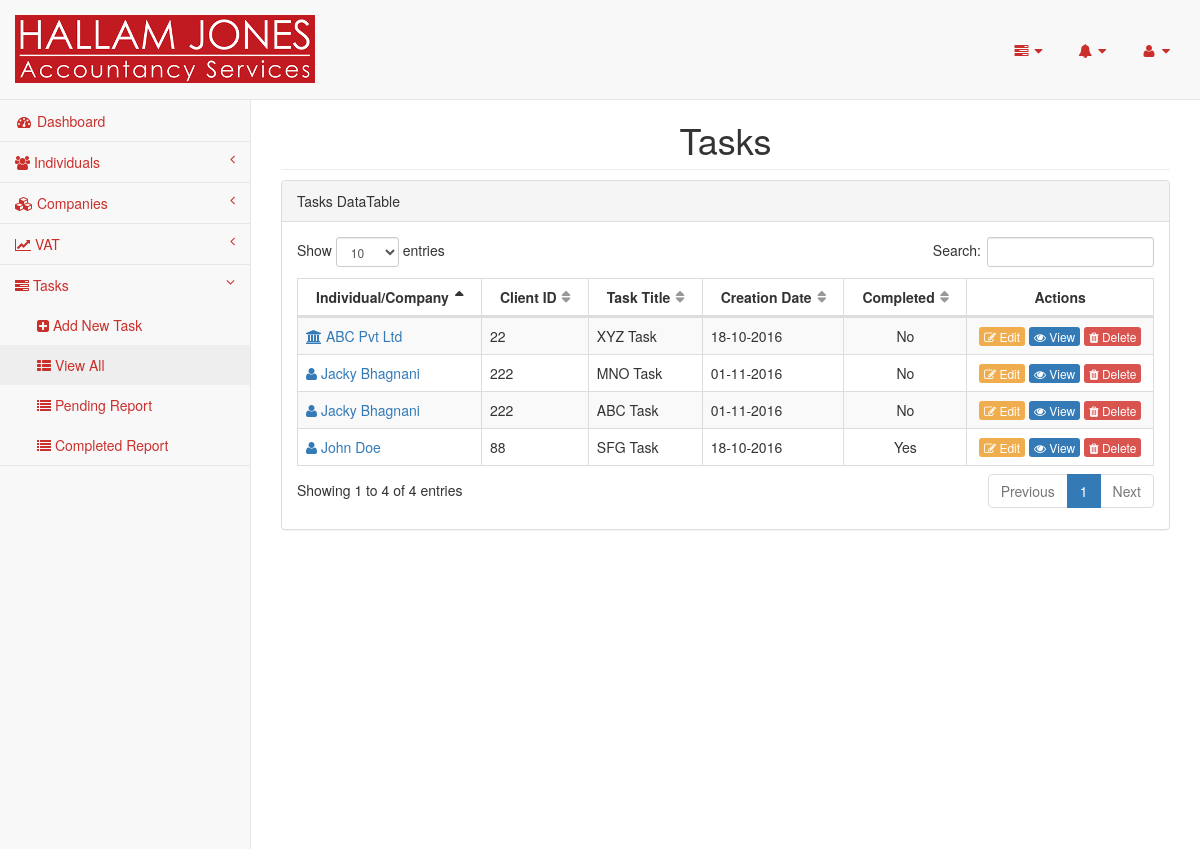
/pages/tasks.php (signed in), run on the app's committed database.
### tables this page shows
CREATE TABLE `individuals` (
  `id` int(11) NOT NULL,
  `client_id` varchar(200) NOT NULL,
  `firstname` varchar(100) NOT NULL,
  `surname` varchar(100) NOT NULL,
  `maiden_name` varchar(100) NOT NULL,
  `address1` text NOT NULL,
  `no_of_address` int(4) NOT NULL,
  `postcode` varchar(100) NOT NULL,
  `country_id` int(11) NOT NULL,
  `uk_address` text NOT NULL,
  `uk_address_description` varchar(200) NOT NULL,
  `telephone` varchar(100) NOT NULL,
  `no_of_telephone` int(4) NOT NULL,
  `email` varchar(100) NOT NULL,
  `no_of_email` int(4) NOT NULL,
  `company_director_of` int(11) DEFAULT NULL,
  `national_insurance` varchar(200) NOT NULL,
  `dob` date DEFAULT NULL,
  `place_of_birth` varchar(100) NOT NULL,
  `date_of_death` date DEFAULT NULL,
  `nationality` varchar(100) NOT NULL,
  `passport_no` varchar(100) NOT NULL,
  `marital_status` enum('Single','Married','Cohabiting','Divorced','Widowed','Separated','Not disclosed') NOT NULL DEFAULT 'Not disclosed',
  `date_of_marriage` date DEFAULT NULL,
  `place_of_marriage` varchar(100) NOT NULL,
  `active` enum('Yes','No') NOT NULL,
  `on_stop` enum('Yes','No') NOT NULL,
  `engagement_start_date` date DEFAULT NULL,
  `engagement_end_date` date DEFAULT NULL,
  `p_firstname` varchar(100) NOT NULL,
  `p_surname` varchar(100) NOT NULL,
  `p_maiden_name` varchar(100) NOT NULL,
  `p_address` text NOT NULL,
  `p_postcode` varchar(100) NOT NULL,
  `p_country_id` int(11) NOT NULL,
  `p_telephone` varchar(100) NOT NULL,
  `p_email` varchar(100) NOT NULL,
  `p_dob` date DEFAULT NULL,
  `p_place_of_birth` varchar(100) NOT NULL,
  `p_date_of_death` date DEFAULT NULL,
  `p_nationality` varchar(100) NOT NULL,
  `p_passport_no` varchar(100) NOT NULL,
  `first_tax_year_due` varchar(10) NOT NULL,
  `requires_tax_return` enum('Yes','No') NOT NULL DEFAULT 'No',
  `utr` bigint(10) DEFAULT NULL,
  `vat_registered` enum('Yes','No') NOT NULL DEFAULT 'No',
  `business_commencement_date` date DEFAULT NULL,
  `other_paid_employment` enum('Yes','No') NOT NULL DEFAULT 'No',
  `first_year_p45_p60` enum('Yes','No') NOT NULL DEFAULT 'Yes',
  `subsequent_years_p45_p60` enum('Yes','No') NOT NULL DEFAULT 'Yes',
  `fee` int(11) NOT NULL,
  `fee_type` enum('Monthly','Annual') NOT NULL,
  `reference` varchar(150) NOT NULL,
  `uk_sixtyfour_eight_to_hmrc` enum('Yes','No') NOT NULL DEFAULT 'No',
  `uk_sixtyfour_eight_to_hmrc_date` date NOT NULL,
  `payroll_required` enum('Yes','No') NOT NULL DEFAULT 'No',
  `paye_office_code` varchar(8) NOT NULL,
  `paye_reference` varchar(100) NOT NULL,
  `social_security_no` varchar(100) NOT NULL,
  `siret_number` varchar(100) NOT NULL,
  `business_regime` varchar(100) NOT NULL,
  `f_business_commencement_date` date DEFAULT NULL,
  `f_business_end_date` date DEFAULT NULL,
  `f_first_tax_year_due` varchar(10) NOT NULL,
  `f_fee` int(11) NOT NULL,
  `f_prvious_address` text NOT NULL,
  `fiscal_no_first` varchar(50) NOT NULL,
  `fiscal_no_second` varchar(50) NOT NULL,
  `fip_no` varchar(50) NOT NULL,
  `fd5` enum('Yes','No') NOT NULL DEFAULT 'No',
  `p85` enum('Yes','No') NOT NULL DEFAULT 'No',
  `nrl1` enum('Yes','No') NOT NULL DEFAULT 'No',
  `s1` enum('Yes','No') NOT NULL DEFAULT 'No',
  `sixtyfour_eight_to_hmrc` enum('Yes','No') NOT NULL DEFAULT 'No',
  `fd5_date` date NOT NULL,
  `p85_date` date NOT NULL,
  `nrl1_date` date NOT NULL,
  `s1_date` date NOT NULL,
  `sixtyfour_eight_to_hmrc_date` date NOT NULL,
  `teledeclarant_number` varchar(250) NOT NULL,
  `service_impots_particulier_password` varchar(250) NOT NULL,
  `cdi_address` text NOT NULL,
  `no_of_note` int(4) NOT NULL
);

CREATE TABLE `tasks` (
  `id` int(11) NOT NULL,
  `individual_id` int(11) DEFAULT NULL,
  `company_id` int(11) DEFAULT NULL,
  `task_title` varchar(250) NOT NULL,
  `task` text NOT NULL,
  `task_action_date` date NOT NULL,
  `allocated_staff` varchar(200) NOT NULL,
  `task_creation_date` date NOT NULL,
  `is_task_completed` enum('Yes','No') NOT NULL DEFAULT 'No'
);

CREATE TABLE `companies` (
  `id` int(11) NOT NULL,
  `client_id` varchar(200) NOT NULL,
  `company_name` varchar(200) NOT NULL,
  `registration_number` bigint(10) NOT NULL,
  `registration_date` date NOT NULL,
  `authentication_code` varchar(8) NOT NULL,
  `trade_description` varchar(250) NOT NULL,
  `registered_address` varchar(250) NOT NULL,
  `utr` bigint(10) NOT NULL,
  `year_end` date NOT NULL,
  `directors` varchar(200) NOT NULL,
  `no_of_shares` int(11) NOT NULL,
  `aggregate_nominal_value` int(11) NOT NULL,
  `share_class` varchar(100) NOT NULL,
  `shares_issued` int(11) NOT NULL,
  `amount_paid` int(11) NOT NULL,
  `amount_unpaid` int(11) NOT NULL,
  `total_aggregate_value` int(11) NOT NULL,
  `paye_office_code` varchar(8) NOT NULL,
  `paye_reference` varchar(100) NOT NULL,
  `vat_registered` enum('Yes','No') NOT NULL,
  `main_contact` int(11) NOT NULL,
  `reference` enum('HJ','MSI') NOT NULL,
  `annual_return_date` date NOT NULL,
  `accountancy_fee` int(8) NOT NULL,
  `registered_office_charge` enum('Yes','No') NOT NULL,
  `registered_office_charge_fee` int(8) NOT NULL,
  `payroll_charge` enum('Yes','No') NOT NULL,
  `payroll_charge_fee` int(8) NOT NULL,
  `payroll_required` enum('Yes','No') NOT NULL DEFAULT 'No',
  `no_of_shareholder` int(4) NOT NULL,
  `no_of_note` int(4) NOT NULL
);

### pages/dbconnection.php (called while the page is built, shortened)
<?php
class Dbconnection{
	protected $db_name = "hallam";
	protected $db_user = "root";
	protected $db_pass = "";
	protected $db_host = "localhost";
	public function connect(){
		$this->db_conn = mysqli_connect($this->db_host, $this->db_user, $this->db_pass, $this->db_name);
		return true;
	}
}
$db=new Dbconnection();
?>

### pages/tasks.php (the view, shortened to what this page needs)
<?php
require_once('header.php');
require_once('sidebar.php');
$result = mysqli_query($db->db_conn, "SELECT * FROM tasks");
?>
        <div id="page-wrapper">
            <div class="row">
                <div class="col-lg-12">
                    <h1 class="page-header text-center">Tasks</h1>
                </div>
            </div>
            <div class="row">
                <div class="col-lg-12">
                    <div class="panel panel-default">
                        <div class="panel-heading">
                            Tasks DataTable
                        </div>
                        <div class="panel-body">
                            <div class="dataTable_wrapper table-responsive">
                                <table class="table table-striped table-bordered table-hover" id="dataTables-example">
                                    <thead>
                                        <tr>
                                            <th>Individual/Company</th>
                                            <th>Client ID</th>
                                            <th>Task Title</th>
                                            <th>Creation Date</th>
                                            <th>Completed</th>
                                            <th class="remove-shorting-icons text-center" style="width:150px;">Actions</th>
                                        </tr>
                                    </thead>
                                    <tbody>
                                        <?php
                                        if($result->num_rows > 0){
                                            while($row = $result->fetch_array()){
                                        ?>
                                            <tr class="odd gradeA">
                                                <td class="center">
                                                    <?php
                                                    if($row['individual_id'] != ""){
                                                        $resultIndividual = mysqli_query($db->db_conn, "SELECT * FROM individuals WHERE id = " . $row['individual_id']);
                                                        if($resultIndividual->num_rows > 0){
                                                            while($rowIndividual =$resultIndividual->fetch_assoc()){
                                                                echo  '<a href="individual.php?id='.$rowIndividual["id"].'" target="_blank"><i class="fa fa-user"></i> '.$rowIndividual["firstname"].' '.$rowIndividual["surname"].'</a>';
                                                                $client_id = $rowIndividual["client_id"];
                                                            }
                                                        }else{
                                                            echo '<span class="">No Individual Found</span>';
                                                            $client_id = "";
                                                        }
                                                    }else{
                                                        $resultCompany = mysqli_query($db->db_conn, "SELECT * FROM companies WHERE id = " . $row['company_id']);
                                                        if($resultCompany->num_rows > 0){
                                                            while($rowCompany =$resultCompany->fetch_assoc()){
                                                                echo  '<a href="company.php?id='.$rowCompany["id"].'" target="_blank"><i class="fa fa-institution"></i> '.$rowCompany["company_name"].'</a>';
                                                                $client_id = $rowCompany["client_id"];
                                                            }
                                                        }else{
                                                            echo '<span class="">No Comapny Found</span>';
                                                            $client_id = "";
                                                        }
                                                    }
                                                    ?>
                                                </td>
                                                <td><?php echo $client_id; ?></td>
                                                <td><?php echo $row["task_title"]; ?></td>
                                                <td class="center">
                                                    <?php
                                                    echo  date('d-m-Y', strtotime($row['task_creation_date']));
                                                    ?>
                                                </td>
                                                <td class="text-center">
                                                    <?php
                                                    echo  $row["is_task_completed"];
                                                    ?>
                                                </td>
                                                <td class="text-center">
                                                    <a class="btn-xs btn-warning" href="edit-task.php?id=<?php echo $row["id"]; ?>"><i class="fa fa-edit"></i> Edit</a>
                                                    <a class="btn-xs btn-primary" href="task.php?id=<?php echo $row["id"]; ?>"><i class="fa fa-eye"></i> View</a>
                                                    <a class="btn-xs btn-danger" onclick="deleteContent(<?php echo $row["id"]; ?>, 'task')" href="javascript:void(0)"><i class="fa fa-trash"></i> Delete</a>
                                                </td>
                                            </tr>
                                        <?php
                                            }
                                        }
                                        ?>
                                    </tbody>
                                </table>
                            </div>
                        </div>
                    </div>
                </div>
            </div>
        </div>
<?php require_once('footer.php');?>

### data on the page
tasks: individual.client_id "88", task_title "SFG Task", task_creation_date "18-10-2016", is_task_completed "Yes"
individuals: firstname "John", surname "Doe"
tasks: company.client_id "22", task_title "XYZ Task", task_creation_date "18-10-2016", is_task_completed "No"
companies: company_name "ABC Pvt Ltd"
tasks: individual.client_id "222", task_title "MNO Task", task_creation_date "01-11-2016", is_task_completed "No"
individuals: firstname "Jacky", surname "Bhagnani"
tasks: individual.client_id "222", task_title "ABC Task", task_creation_date "01-11-2016", is_task_completed "No"
